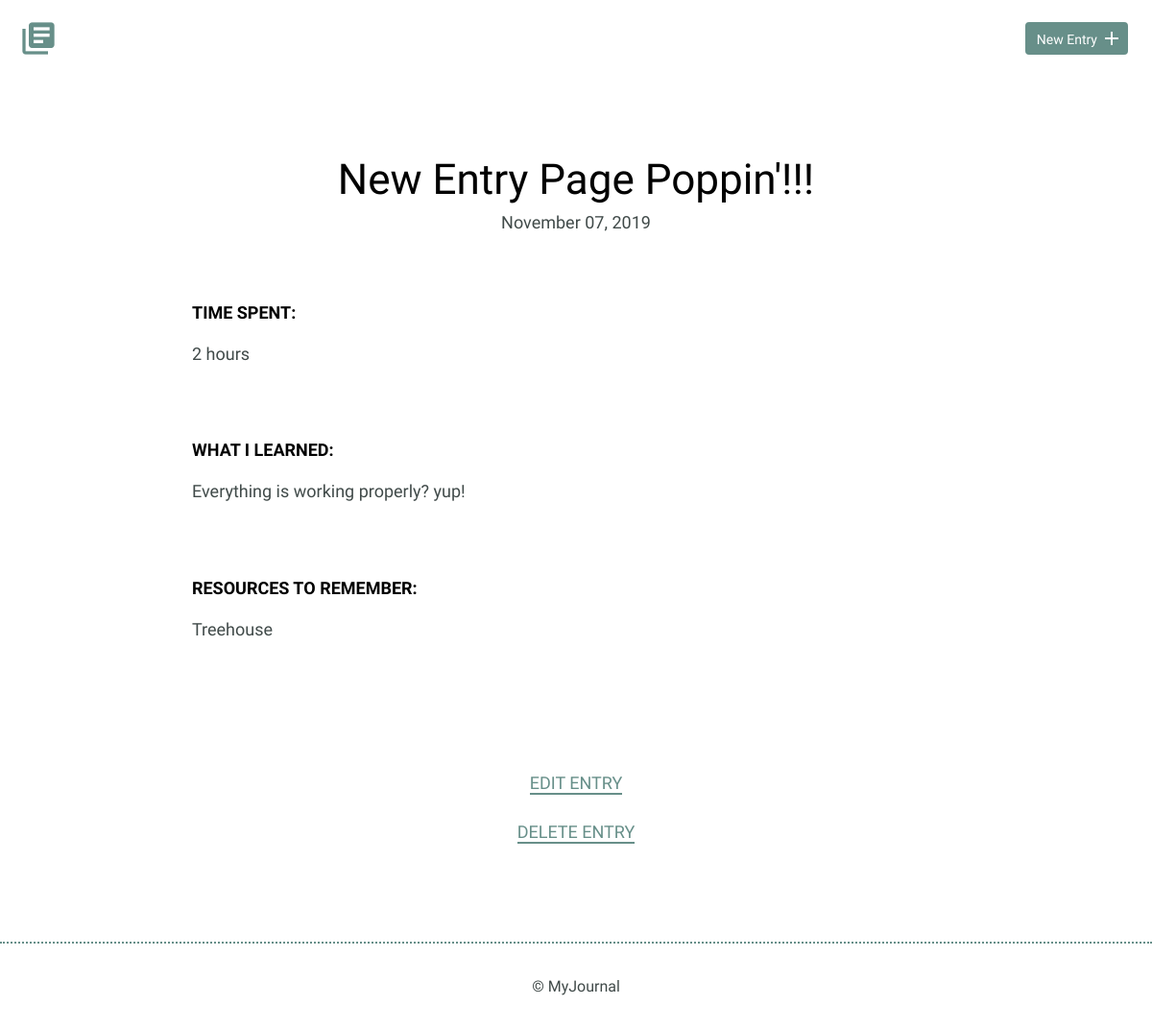
Page /detail.php?id=11 on the committed database.
### tables this page shows
CREATE TABLE "entries" (
	`id`	INTEGER,
	`title`	TEXT,
	`date`	TEXT,
	`time_spent`	INTEGER,
	`learned`	BLOB,
	`resources`	BLOB,
	PRIMARY KEY(`id`)
);

### inc/functions.php (called while the page is built, shortened)
<?php
function journal_entry($id){
    include ("connection.php");
$sql = 'SELECT * FROM entries WHERE id = ?';
try{
    $results = $db->prepare($sql);
    $results->bindValue(1, $id, PDO::PARAM_INT);
    $results->execute();
} catch (Exception $e) {
      echo "Unable to retrieve results" . $e->getMessage() . "<br />";
      return false;
    }
  return $results->fetch();
}

### detail.php (the view)
<?php
include ("inc/functions.php");
include ("inc/header.php");
$id = filter_input(INPUT_GET, 'id', FILTER_SANITIZE_NUMBER_INT);
$selectedEntry=journal_entry($id);
?>
<!DOCTYPE html>
<html>
<section>
    <div class="container">
        <div class="entry-list single">
            <article>
              <h1><?php echo $selectedEntry['title'];?></h1>
                  <?php  echo "<time datetime='".$selectedEntry['date']."'>".date("F d, Y",strtotime($selectedEntry['date']))."</time><br>"; ?>
                                <div class="entry">
                                    <h3>Time Spent: </h3>
                                    <p><?php echo $selectedEntry['time_spent'];?></p>
                                </div>
                                <div class="entry">
                                    <h3>What I Learned:</h3>
                                    <p><?php echo $selectedEntry['learned']?></p>
                                </div>
                                <div class="entry">
                                    <h3>Resources to Remember:</h3>
                                    <p><?php echo $selectedEntry['resources'];?></p>
                                </div>
            </article>
        </div>
    </div>
    <div class="edit">
        <p><a href="edit.php?id=<?php echo $id;?>">Edit Entry</a></p>
        <p><a href="delete.php?id=<?php echo $id;?>">Delete Entry</a></p>
    </div>
</section>
</html>
<?php include ("inc/footer.php");?>

### css/site.css (style rules this page uses)
body { font-size: 16px; color: #404a49; font-family: 'Cousine', serif; font-weight: 400; }
.container { margin: 0 auto; padding: 0 25px; }
h1, h2, h3 { margin: 0; font-weight: 400; line-height: 1em; color: #000; }
h1 { font-size: 44px; margin-bottom: 12px; }
h3 { font-size: 18px; font-family: 'Work Sans', serif; font-weight: 600; text-transform: uppercase; }
p { line-height: 1.8em; font-size: 18px; }
p a { border-bottom: 2px solid #678f89; padding: 0; color: #678f89; text-decoration: none; }
.entry-list, .edit-entry, .new-entry { max-width: 800px; margin: 0 auto; padding: 70px 0 150px 0; }
.entry-list article { margin-bottom: 70px; text-align: center; }
.entry-list article:last-child { margin-bottom: 0; }
.entry-list.single { padding-bottom: 70px; }
.entry-list.single time { font-size: 18px; }
.entry { max-width: 800px; margin: 75px auto 0 auto; text-align: left; }
.entry p { margin-bottom: 40px; }
.edit { padding-bottom: 80px; text-align: center; margin: 0 auto; }
.edit a { font-weight: 400; text-transform: uppercase; font-size: 18px; }

### rows in the picture
entries: title "New Entry Page Poppin'!!!", date "November 07, 2019", time_spent "2 hours", learned "Everything is working properly? yup!", resources "Treehouse"
